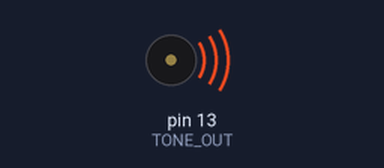
Bench run of a sketch on a simulated Arduino Uno, built with avr-gcc and run on an emulated ATmega328P. Parts: buzzer (waves = sounding).

Above: at 0.15 s.
At 7.1 s:
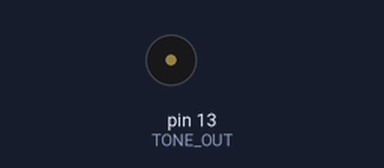
Timing chart, 0 to 11.3 s (numbered marks = the images above):
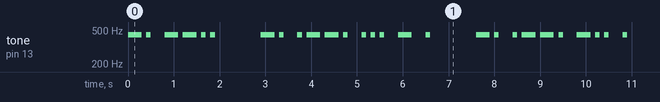

The sketch:

XmitMorseCode.ino
```cpp
const char* MESSAGE = "My morse code message \0";

const int DASH_LNG = 300;
const int DOT_LNG = 100;
const int DASHDOT_GAP = 100;

const int CHARCHAR_GAP = 300;
const int WORDWORD_GAP = 700;

const int TONE_PITCH = 440;
const int TONE_OUT = 13;


/* first element refers to 0 (0x30), last one to Z (0x5a)
The most significant 3 bits are the aggregate number of dots and dashes. The lower 5 bits indicate
dash (1) ot dot (0). The dash or dot to be sent 1st is assigned to the lowest bit */
const byte MORSECODE[0x4f] = {B10111111, B10111110, B10111100, B10111000, B10110000, B10100000, // 0 to 5
                              B10100001, B10100011, B10100111, B10101111,  // 6 to 9
                              B00000000, B00000000, B00000000, B00000000, B00000000, B00000000, B00000000, // : to @
                              B01000010, B10000001, B01000101, B01100001, B00100000, B10000100, B01100011, // A to G
                              B10000000, B01000000, B10001110, B01100101, B10000010, B01000001, B01100111, // H to O
                              B10000110, B10001011, B01100010, B01100000, B00100001, B01100100, B10001000, // P to V
                              B01100110, B10001001, B10001011, B10000011, // W to Z
                              B00000000, B00000000, B00000000, B00000000, B00000000, B00000000 // [ to `
                             };

void xmit_char(byte code) {
  // send the morse code
  static byte cnt;
  static byte enc;

  if (code == 0x20) {  // space indicates new word
    delay(WORDWORD_GAP);
    return;
    }

  if (code < 0x30 || code > 0x7a) // invalid skip
    return;

  if (code >= 0x61)  // to upper
    code -= 0x20;

  code -= 0x30;  // ascii 0x30 is 1st in table
  enc = MORSECODE[code];

  for (cnt = enc >> 5; cnt > 0; cnt--) {
    tone(TONE_OUT, TONE_PITCH);
    if (enc & 0x01)
      delay(DASH_LNG);
    else
      delay(DOT_LNG);
    noTone(TONE_OUT);
    delay(DASHDOT_GAP);
    enc >>= 1;
    };

  delay(CHARCHAR_GAP - DASHDOT_GAP);
  }


void setup() {
  pinMode(TONE_OUT, OUTPUT);
  noTone(TONE_OUT);
  }

void loop() {
  static char * msg_pnt;

  msg_pnt = MESSAGE;
  while(* msg_pnt)
    xmit_char(* msg_pnt++);
  }
```

Measured:
- by itself, tone on pin 13 (TONE_OUT): plays 440 Hz for 0.30 s, 440 Hz for 0.10 s, 440 Hz for 0.30 s, 440 Hz for 0.30 s, 440 Hz for 0.10 s, 440 Hz for 0.10 s … (285 notes in this stretch)
